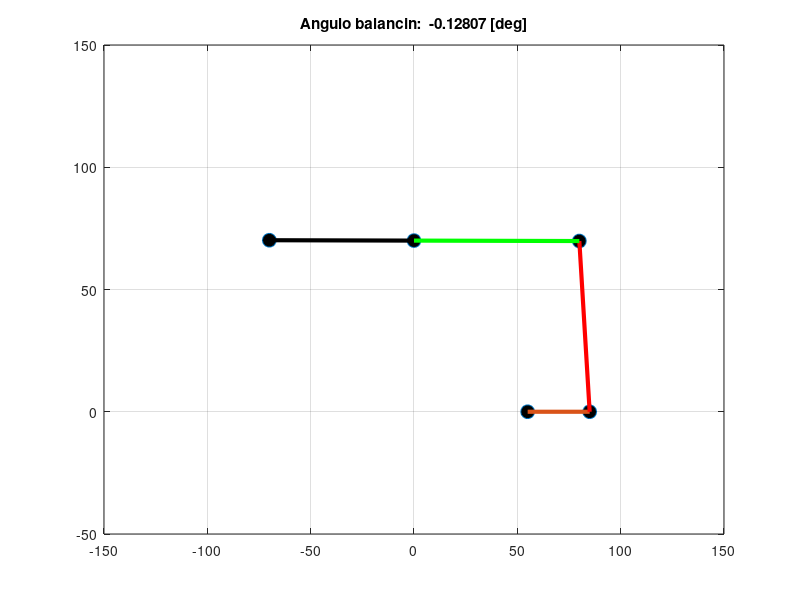

Write MATLAB code to recreate this figure. (Note: this script raises an error after producing the figure.)
% Ecuaciones de movimiento mecanismo principal AIB

clear all; clc; close all;
delete 'anim.gif' % Borrar animacion si ya existe

% Dimensiones en mm del modelo
a = 70; % Altura del punto de apoyo del balancin
b = 55; % Distancia del origen al eje central de la manivela
r1 = b+25; % Longitud entre el apoyo del balancin y el acople a la biela
r2 = 30; % Longitud del balancin
r3 = 70; % Distancia entre el apoyo del balancin y el cabezal
d = 70 % Longitud de la biela

% Parametros de la ecuacion (3 a 5 se calculan con t = 0)
p = [
	-2*a,
	a^2 - r1^2,
	-2*r2*cos(0) - 2*b,
	-2*r2*sin(0),
	r2^2 + b^2 - d^2 + 2*r2*b*cos(0)
];

% Sistema de ecuaciones a resolver
function y = eq_sys(x, p)
	y(1) = x(1)^2 + x(2)^2 + p(1)*x(2) + p(2);
	y(2) = x(1)^2 + x(2)^2 + p(3)*x(1) + p(4)*x(2) + p(5);
endfunction

x0 = [b; a]; % Solucion inicial para el solver

for t=0:0.2:4*pi
	clf;

	% Recalcular parametros dependientes del tiempo
	p(3:5) = [-2*r2*cos(t) - 2*b,-2*r2*sin(t),r2^2 + b^2 - d^2 + 2*r2*b*cos(t)];

	x = fsolve(@(x) eq_sys(x, p), x0); % Resolver sistema de ecuaciones para el instante actual

	% Calcular posicion del cabezal
	th = asin((x(2)-a)/r1); % Angulo 
	y = [-r3*cos(th), a-r3*sin(th)]; % Coordenadas

	% Dibujar puntos	
	plot([0, b, r2*cos(t)+b, x(1), y(1)], [a, 0, r2*sin(t), x(2), y(2)],'o','markerfacecolor','k','markersize',10);
	hold on
	% Dibujar ejes
	plot([b, r2*cos(t)+b], [0, r2*sin(t)],'linewidth',3); % Manivela
	plot([r2*cos(t)+b, x(1)], [r2*sin(t), x(2)],'r','linewidth',3); % Biela
	plot([0, x(1)], [a, x(2)],'g','linewidth',3); % Balancin (extremo posterior)
	plot([0, y(1)], [a, y(2)],'k','linewidth',3); % Balancin (extremo anterior)
	title(['Angulo balancin:  ',num2str(360*th/2/pi),' [deg]']);
	
	% Fijar vista
	axis([-150,150,-50,150]);
	grid;

	pause(0.1);

	saveas (1, 'snap.png'); % Exportar grafico a imagen (se puede pasar a matriz??)
	im = imread('snap.png'); % Importar como matriz
	imwrite(im,'anim.gif','gif','writemode','append','DelayTime',0); % Adjuntar a gif animado
end

delete 'snap.png' % Borrar imagen temporal
